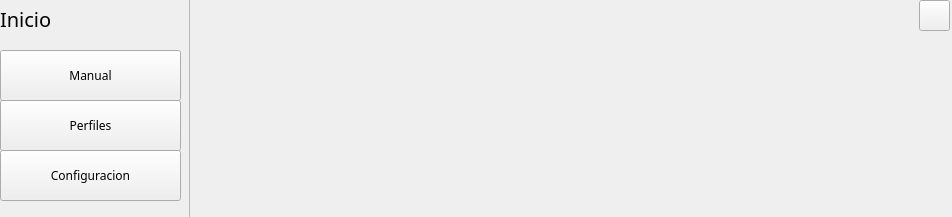
<?xml version="1.0" encoding="UTF-8"?>
<ui version="4.0">
 <class>Inicio</class>
 <widget class="QWidget" name="Inicio">
  <property name="geometry">
   <rect>
    <x>0</x>
    <y>0</y>
    <width>952</width>
    <height>217</height>
   </rect>
  </property>
  <property name="font">
   <font>
    <family>Samanata</family>
   </font>
  </property>
  <property name="windowTitle">
   <string>Form</string>
  </property>
  <property name="windowIcon">
   <iconset resource="../../resources.qrc">
    <normaloff>:/new/prefix1/resource/icono.png</normaloff>:/new/prefix1/resource/icono.png</iconset>
  </property>
  <property name="layoutDirection">
   <enum>Qt::LeftToRight</enum>
  </property>
  <widget class="QWidget" name="verticalLayoutWidget_2">
   <property name="geometry">
    <rect>
     <x>189</x>
     <y>-10</y>
     <width>881</width>
     <height>381</height>
    </rect>
   </property>
   <layout class="QVBoxLayout" name="verticalLayout_2">
    <item>
     <widget class="QFrame" name="frame">
      <property name="frameShape">
       <enum>QFrame::StyledPanel</enum>
      </property>
      <property name="frameShadow">
       <enum>QFrame::Raised</enum>
      </property>
      <widget class="QPushButton" name="closeBtn">
       <property name="geometry">
        <rect>
         <x>730</x>
         <y>10</y>
         <width>31</width>
         <height>31</height>
        </rect>
       </property>
       <property name="text">
        <string/>
       </property>
       <property name="icon">
        <iconset resource="../../resources.qrc">
         <normaloff>:/new/prefix1/resource/cerrar.png</normaloff>:/new/prefix1/resource/cerrar.png</iconset>
       </property>
      </widget>
     </widget>
    </item>
   </layout>
  </widget>
  <widget class="QWidget" name="horizontalLayoutWidget">
   <property name="geometry">
    <rect>
     <x>-21</x>
     <y>-11</y>
     <width>2</width>
     <height>12</height>
    </rect>
   </property>
   <layout class="QVBoxLayout" name="verticalLayout">
    <item>
     <widget class="QFrame" name="frame_2">
      <property name="frameShape">
       <enum>QFrame::StyledPanel</enum>
      </property>
      <property name="frameShadow">
       <enum>QFrame::Raised</enum>
      </property>
     </widget>
    </item>
   </layout>
  </widget>
  <widget class="QPushButton" name="manualBtn">
   <property name="geometry">
    <rect>
     <x>0</x>
     <y>50</y>
     <width>181</width>
     <height>51</height>
    </rect>
   </property>
   <property name="text">
    <string>Manual</string>
   </property>
  </widget>
  <widget class="QPushButton" name="perfilesBtn">
   <property name="geometry">
    <rect>
     <x>0</x>
     <y>100</y>
     <width>181</width>
     <height>51</height>
    </rect>
   </property>
   <property name="text">
    <string>Perfiles</string>
   </property>
  </widget>
  <widget class="QPushButton" name="configuracionBtn">
   <property name="geometry">
    <rect>
     <x>0</x>
     <y>150</y>
     <width>181</width>
     <height>51</height>
    </rect>
   </property>
   <property name="text">
    <string>Configuracion</string>
   </property>
  </widget>
  <widget class="QLabel" name="label">
   <property name="geometry">
    <rect>
     <x>0</x>
     <y>10</y>
     <width>56</width>
     <height>18</height>
    </rect>
   </property>
   <property name="font">
    <font>
     <pointsize>15</pointsize>
    </font>
   </property>
   <property name="text">
    <string>Inicio</string>
   </property>
  </widget>
  <zorder>configuracionBtn</zorder>
  <zorder>verticalLayoutWidget_2</zorder>
  <zorder>horizontalLayoutWidget</zorder>
  <zorder>manualBtn</zorder>
  <zorder>perfilesBtn</zorder>
  <zorder>label</zorder>
 </widget>
 <resources>
  <include location="../../resources.qrc"/>
 </resources>
 <connections/>
</ui>
